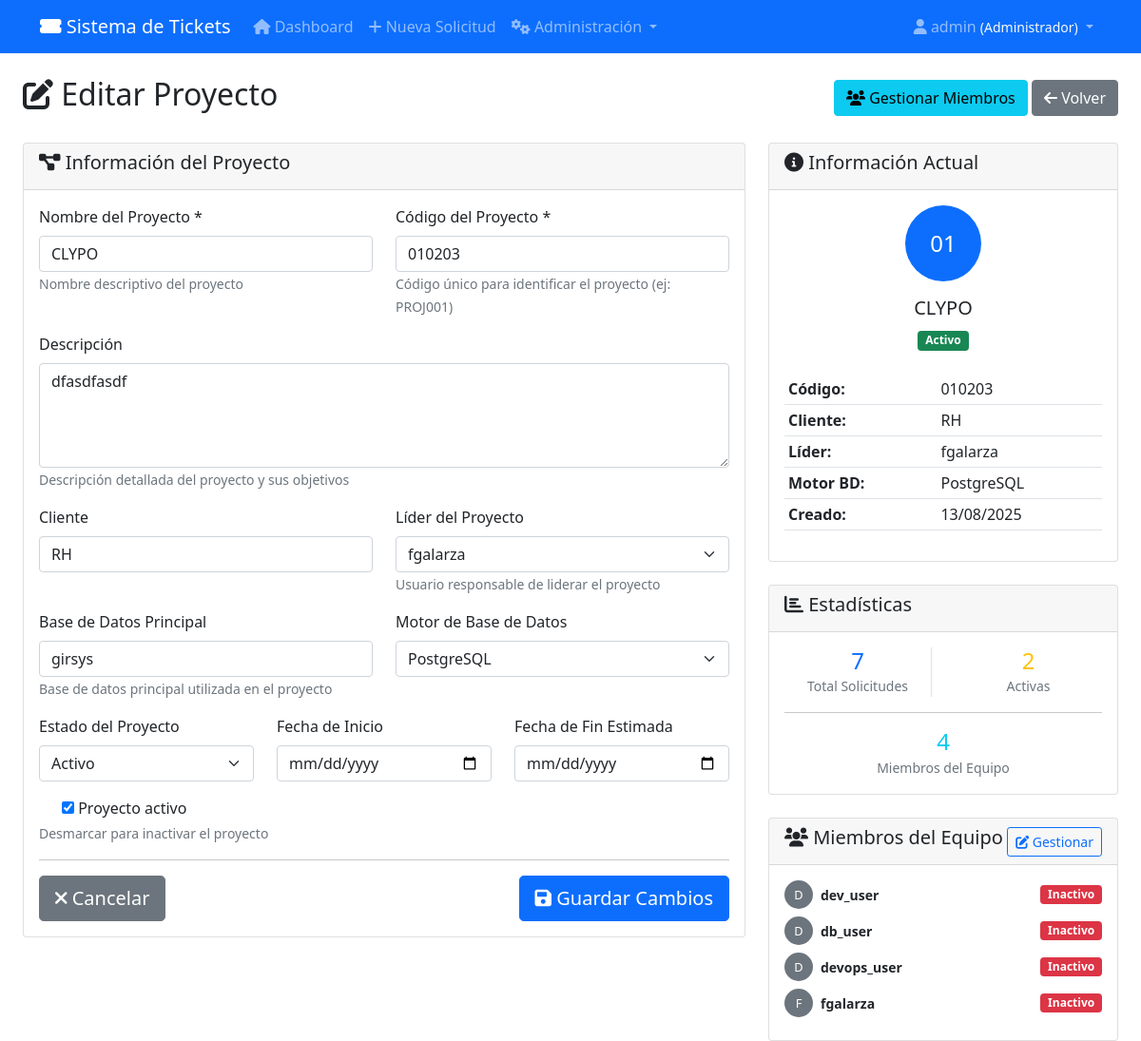
The app's page /proyectos/2/editar/ (signed in), older data.
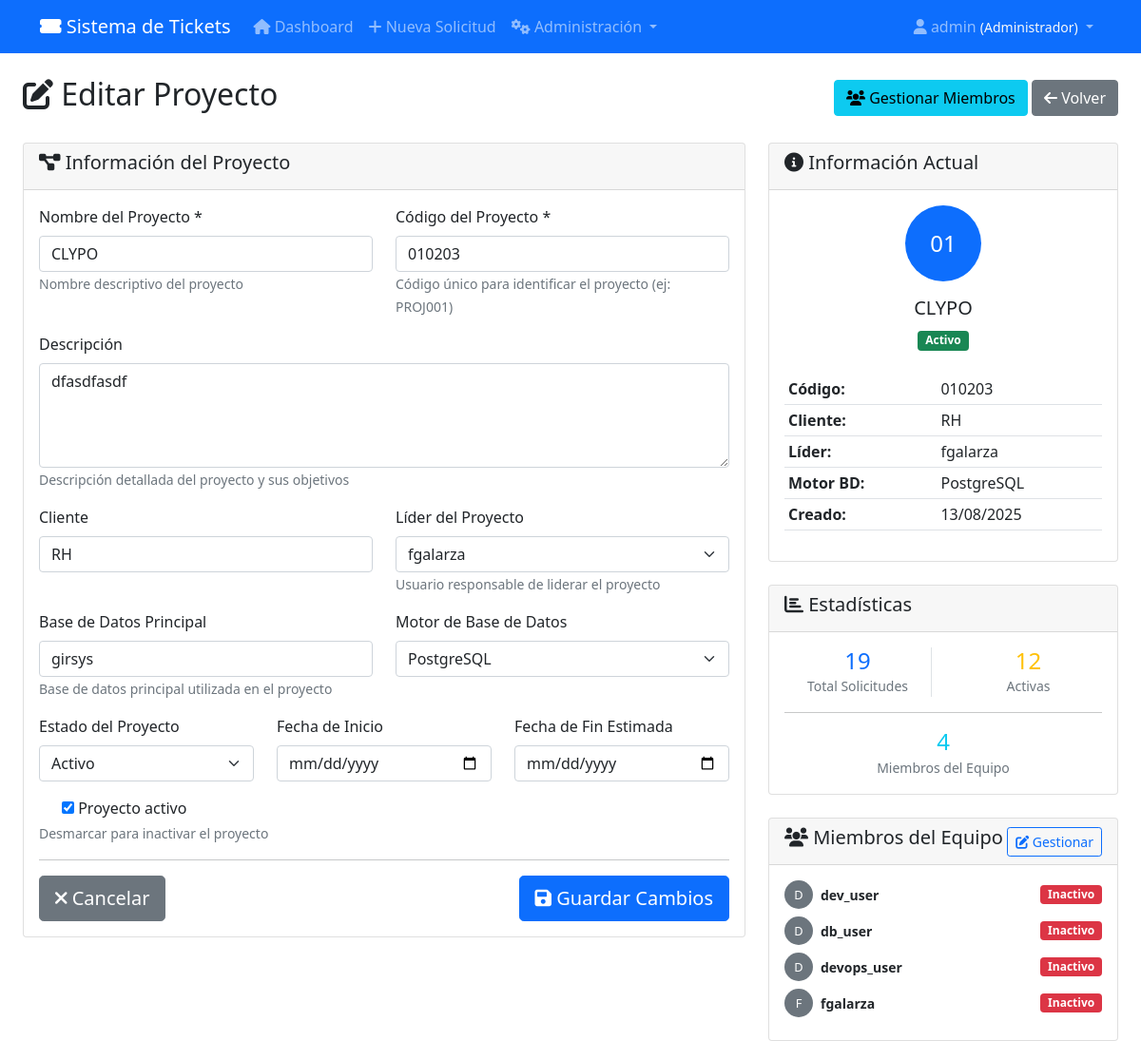
The same page, newer data.
### tickets/models.py (models this page shows, shortened)
class Proyecto(models.Model):
    nombre = models.CharField(max_length=100, unique=True, verbose_name="Nombre del Proyecto")
    codigo = models.CharField(max_length=20, unique=True, verbose_name="Código del Proyecto",
                             help_text="Código único para identificar el proyecto (ej: PROJ001)")
    descripcion = models.TextField(blank=True, verbose_name="Descripción")
    cliente = models.CharField(max_length=100, blank=True, verbose_name="Cliente")
    lider_proyecto = models.ForeignKey(User, on_delete=models.SET_NULL, null=True, blank=True,
                                      related_name='proyectos_liderados', verbose_name="Líder del Proyecto")
    base_datos_principal = models.CharField(max_length=100, blank=True, verbose_name="Base de Datos Principal")
    motor_bd = models.CharField(max_length=50, choices=[
        ('mysql', 'MySQL'),
        ('postgresql', 'PostgreSQL'),
        ('sqlserver', 'SQL Server'),
        ('oracle', 'Oracle'),
        ('sqlite', 'SQLite')
    ], default='mysql', verbose_name="Motor de Base de Datos")
    ESTADOS_PROYECTO = [
        ('activo', 'Activo'),
        ('en_pausa', 'En Pausa'),
        ('finalizado', 'Finalizado'),
        ('cancelado', 'Cancelado'),
    ]
    estado = models.CharField(max_length=20, choices=ESTADOS_PROYECTO, default='activo', verbose_name="Estado")
    fecha_inicio = models.DateField(null=True, blank=True, verbose_name="Fecha de Inicio")
    fecha_fin_estimada = models.DateField(null=True, blank=True, verbose_name="Fecha de Fin Estimada")
    fecha_creacion = models.DateTimeField(auto_now_add=True, verbose_name="Fecha de Creación")
    fecha_actualizacion = models.DateTimeField(auto_now=True, verbose_name="Última Actualización")
    configuraciones = models.JSONField(default=dict, blank=True, verbose_name="Configuraciones Adicionales",
                                     help_text="Configuraciones específicas del proyecto en formato JSON")
    activo = models.BooleanField(default=True, verbose_name="Activo")
    class Meta:
        verbose_name = "Proyecto"
        verbose_name_plural = "Proyectos"
        ordering = ['nombre']
    def get_solicitudes_activas(self):
        return self.solicitudes.exclude(estado__in=['finalizada', 'cancelada']).count()
    def get_solicitudes_total(self):
        return self.solicitudes.count()

### tickets/views.py (the view)
# urls.py: path('proyectos/<int:pk>/editar/', views.editar_proyecto, name='editar_proyecto'),
@login_required
@user_passes_test(es_admin)
def editar_proyecto(request, pk):
    proyecto = get_object_or_404(Proyecto, pk=pk)
    if request.method == 'POST':
        form = ProyectoForm(request.POST, instance=proyecto)
        if form.is_valid():
            proyecto = form.save()
            messages.success(request, f'Proyecto "{proyecto.nombre}" actualizado exitosamente.')
            return redirect('detalle_proyecto', pk=proyecto.pk)
    else:
        form = ProyectoForm(instance=proyecto)
    return render(request, 'tickets/admin/editar_proyecto.html', {
        'form': form,
        'proyecto': proyecto
    })

### tickets/views.py (called while the page is built)
def es_admin(user):
    return user.is_authenticated and hasattr(user, 'profile') and user.profile.role == 'admin'

### templates/tickets/admin/editar_proyecto.html (shortened to what the changed rows need)
{% extends 'base.html' %}
{% load static %}
{% block content %}
<div class="container-fluid">
    <div class="row">
        <div class="col-12">
            <div class="d-flex justify-content-between align-items-center mb-4">
                <h2><i class="fas fa-edit"></i> Editar Proyecto</h2>
            </div>
        </div>
    </div>
    <div class="row">
        <div class="col-md-8">
            <div class="card">
                <div class="card-body">
                    <form method="post">
                        <div class="row">
                            <div class="col-md-6">
                                <div class="form-group mb-3">
                                    <label for="id_nombre" class="form-label">Nombre del Proyecto *</label>
                                    {{ form.nombre }}
                                    <small class="form-text text-muted">
                                        Nombre descriptivo del proyecto
                                    </small>
                                </div>
                            </div>
                            <div class="col-md-6">
                                <div class="form-group mb-3">
                                    <label for="id_codigo" class="form-label">Código del Proyecto *</label>
                                    {{ form.codigo }}
                                    <small class="form-text text-muted">
                                        Código único para identificar el proyecto (ej: PROJ001)
                                    </small>
                                </div>
                            </div>
                        </div>
                        <div class="form-group mb-3">
                            <label for="id_descripcion" class="form-label">Descripción</label>
                            {{ form.descripcion }}
                            <small class="form-text text-muted">
                                Descripción detallada del proyecto y sus objetivos
                            </small>
                        </div>
                        <div class="row">
                            <div class="col-md-6">
                                <div class="form-group mb-3">
                                    <label for="id_cliente" class="form-label">Cliente</label>
                                    {{ form.cliente }}
                                </div>
                            </div>
                            <div class="col-md-6">
                                <div class="form-group mb-3">
                                    <label for="id_lider_proyecto" class="form-label">Líder del Proyecto</label>
                                    {{ form.lider_proyecto }}
                                    <small class="form-text text-muted">
                                        Usuario responsable de liderar el proyecto
                                    </small>
                                </div>
                            </div>
                        </div>
                        <div class="row">
                            <div class="col-md-6">
                                <div class="form-group mb-3">
                                    <label for="id_base_datos_principal" class="form-label">Base de Datos Principal</label>
                                    {{ form.base_datos_principal }}
                                    <small class="form-text text-muted">
                                        Base de datos principal utilizada en el proyecto
                                    </small>
                                </div>
                            </div>
                            <div class="col-md-6">
                                <div class="form-group mb-3">
                                    <label for="id_motor_bd" class="form-label">Motor de Base de Datos</label>
                                    {{ form.motor_bd }}
                                </div>
                            </div>
                        </div>
                        <div class="row">
                            <div class="col-md-4">
                                <div class="form-group mb-3">
                                    <label for="id_estado" class="form-label">Estado del Proyecto</label>
                                    {{ form.estado }}
                                </div>
                            </div>
                            <div class="col-md-4">
                                <div class="form-group mb-3">
                                    <label for="id_fecha_inicio" class="form-label">Fecha de Inicio</label>
                                    {{ form.fecha_inicio }}
                                </div>
                            </div>
                            <div class="col-md-4">
                                <div class="form-group mb-3">
                                    <label for="id_fecha_fin_estimada" class="form-label">Fecha de Fin Estimada</label>
                                    {{ form.fecha_fin_estimada }}
                                </div>
                            </div>
                        </div>
                        <div class="form-group mb-3">
                            <div class="form-check">
                                {{ form.activo }}
                                <label class="form-check-label" for="id_activo">
                                    Proyecto activo
                                </label>
                            </div>
                        </div>
                    </form>
                </div>
            </div>
        </div>
        <div class="col-md-4">
            <div class="card mb-4">
                <div class="card-body">
                    <div class="text-center mb-3">
                        <div class="avatar-lg bg-primary text-white rounded-circle mx-auto mb-3 d-flex align-items-center justify-content-center"
                             style="width: 80px; height: 80px; font-size: 1.5rem;">
                            {{ proyecto.codigo|slice:":2"|upper }}
                        </div>
                        <h5>{{ proyecto.nombre }}</h5>
                        <span class="badge bg-{% if proyecto.estado == 'activo' %}success{% elif proyecto.estado == 'en_pausa' %}warning{% else %}secondary{% endif %} mb-2">
                            {{ proyecto.get_estado_display }}
                        </span>
                    </div>
                    <table class="table table-sm">
                        <tr>
                            <td><strong>Código:</strong></td>
                            <td>{{ proyecto.codigo }}</td>
                        </tr>
                        <tr>
                            <td><strong>Cliente:</strong></td>
                            <td>{{ proyecto.cliente|default:"No especificado" }}</td>
                        </tr>
                        <tr>
                            <td><strong>Líder:</strong></td>
                            <td>
                                {% if proyecto.lider_proyecto %}
                                    {{ proyecto.lider_proyecto.get_full_name|default:proyecto.lider_proyecto.username }}
                                {% else %}
                                    <span class="text-muted">Sin asignar</span>
                                {% endif %}
                            </td>
                        </tr>
                        <tr>
                            <td><strong>Motor BD:</strong></td>
                            <td>{{ proyecto.get_motor_bd_display }}</td>
                        </tr>
                        <tr>
                            <td><strong>Creado:</strong></td>
                            <td>{{ proyecto.fecha_creacion|date:"d/m/Y" }}</td>
                        </tr>
                    </table>
                </div>
            </div>
            <div class="card mb-4">
                <div class="card-body">
                    <div class="row text-center">
                        <div class="col-6">
                            <div class="border-end">
                                <h4 class="text-primary mb-0">{{ proyecto.get_solicitudes_total }}</h4>
                                <small class="text-muted">Total Solicitudes</small>
                            </div>
                        </div>
                        <div class="col-6">
                            <h4 class="text-warning mb-0">{{ proyecto.get_solicitudes_activas }}</h4>
                            <small class="text-muted">Activas</small>
                        </div>
                    </div>
                    <div class="text-center">
                        <h4 class="text-info mb-0">{{ proyecto.miembros_equipo.count }}</h4>
                        <small class="text-muted">Miembros del Equipo</small>
                    </div>
                </div>
            </div>
        </div>
    </div>
</div>
{% endblock %}

Row changes from the older to the newer data that the page shows:
changed Proyecto "CLYPO": get_solicitudes_total "7" → "19"; get_solicitudes_activas "2" → "12"
